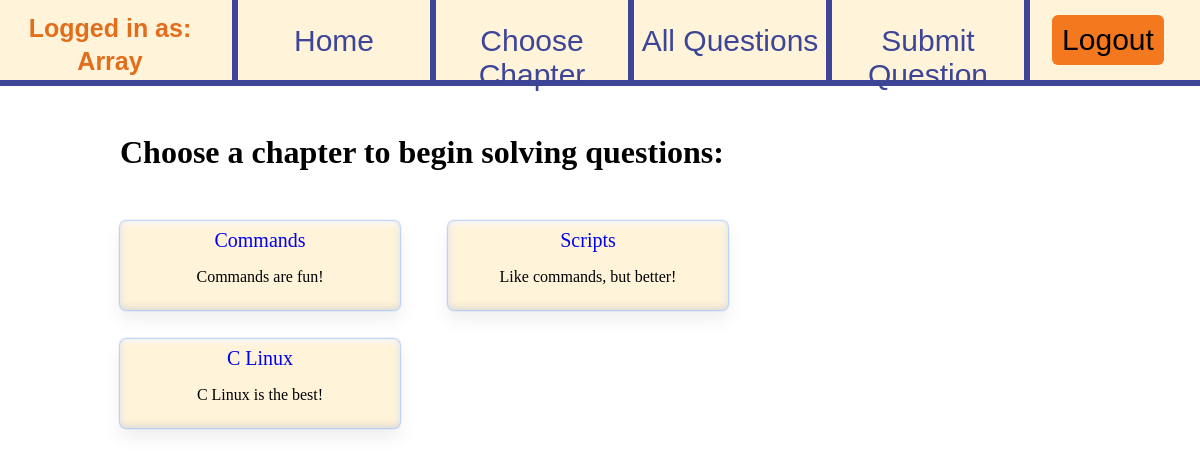
/mvc/public/choose_chapter (signed in), run on an earlier commit of the app's database.
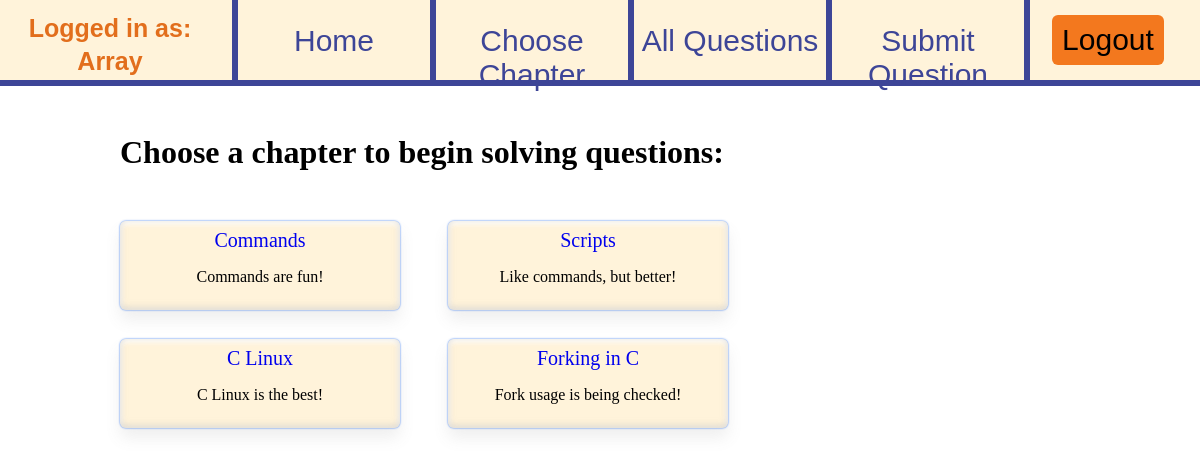
And on a later commit of the database.
### tables this page shows
CREATE TABLE `chapters` (
  `id` int(11) NOT NULL,
  `name` varchar(50) NOT NULL,
  `description` varchar(150) NOT NULL,
  `status` varchar(20) NOT NULL
);

### mvc/app/core/App.php (called while the page is built, shortened)
<?php
class App
{
    protected $method = 'index';
    public function __construct()
    {
        $url = $this->parseUrl();
        if(file_exists('../app/controllers/' . $url[0] . '.php'))
        {
            unset($url[0]);
        }
        $this->controller = new $this->controller;
        $this->params = $url ? array_values ($url) : [];
        call_user_func_array([$this->controller, $this->method], $this->params);
    }
    public function parseUrl()
    {
        if(isset($_GET['url']))
        {
            return $url = explode('/',filter_var(rtrim($_GET['url'],'/'), FILTER_SANITIZE_URL));
        }
    }
}

### mvc/public/index.php (called while the page is built, shortened)
<?php
require_once '../app/core/Controller.php';
$app=new App;

### mvc/app/core/Controller.php (called while the page is built, shortened)
<?php
class Controller
{
    protected function view($view, $data = false)
    {
        require_once '../app/views/' . $view . '.php';
    }
    protected function check_login(){
        $this->session_is_admin=$_SESSION['is_admin'];
    }
}

### mvc/app/controllers/choose_chapter.php (the view, shortened to what this page needs)
<?php
class Choose_Chapter extends Controller
{
    private $chapters;
    private $chapters_nr;
    public function index()
    {
        $error_msg=$this->session_extract("error_msg",true);
        $this->get_chapters();
        $this->view('home/choose_chapter',['title_message'=>self::TITLE_MESSAGE,'error_msg' => $error_msg,'chapters' => $this->chapters,'chapters_nr' => $this->chapters_nr]);
    }
    private function get_chapters(){
        $config=$this->model('JSONConfig');
        $db_host=$config->get('db','host');
        $db_user=$config->get('db','user');
        $db_pass=$config->get('db','pass');
        $db_name=$config->get('db','name');
        $db_connection=$this->model('DBConnection');
        $link=$db_connection->connect($db_host,$db_user,$db_pass,$db_name);
        if($this->session_is_admin==true){
            $query="SELECT id,`name`,`description` FROM chapters";
        }else{
            $query="SELECT id,`name`,`description` FROM chapters WHERE `status`='posted'";
        }
        $sql=$link->prepare($query);
        $sql->execute();
        $sql->bind_result($chapter_id,$chapter_name,$chapter_description);
        $this->chapters_nr=0;
        while($sql->fetch()){
                $this->chapters[$this->chapters_nr]=   "<div class='chapter'>
                                                            <a href='chapter_" . (string)$chapter_id . "_solve'>" . $chapter_name . "</a>
                                                            <p>" . $chapter_description . "</p>
                                                        </div>";
            $this->chapters_nr=$this->chapters_nr+1;
        }
    }
}

### mvc/app/views/home/choose_chapter.php (shortened to what this page needs)
<!DOCTYPE html>
<html lang="en">
<head>
    <link rel="stylesheet" href="resources/stylesheets/header.css" type="text/css" />
    <link rel="stylesheet" href="resources/stylesheets/choose_chapter.css" type="text/css" />
    </head>
<body>
<?php
    include "header.php"
?>
    <div class="chaptersBox">
        <h1><?php echo $data['title_message'] ?></h1>
        <?php
            for($i=0;$i<$data['chapters_nr'];$i++){
                echo $data['chapters'][$i];
            }
        ?>
    </div>
</body>
</html>

What changed in the data, as far as the page shows it:
added chapters: name "Forking in C", description "Fork usage is being checked!"
